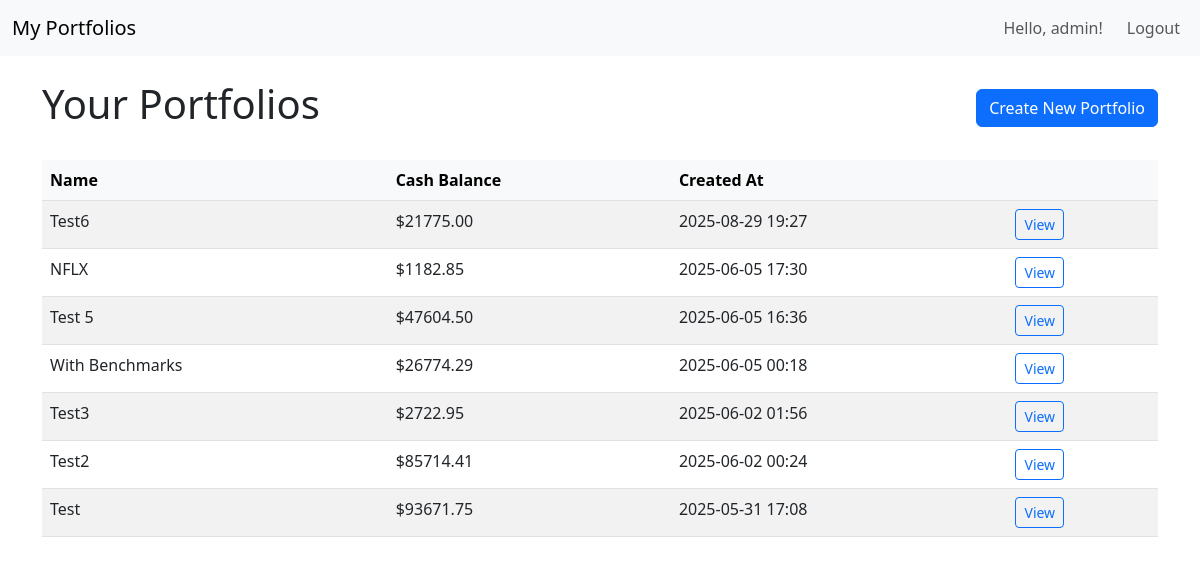
/portfolios/ (signed in), run on an earlier commit of the app's database.
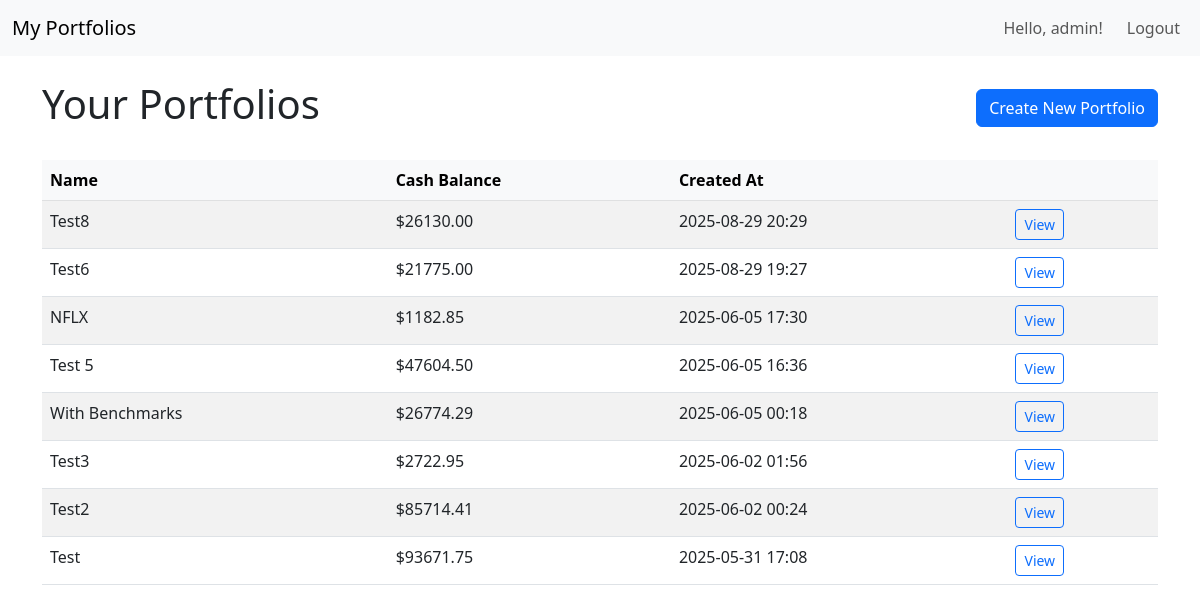
And on a later commit of the database.
### portfolios/models.py (models this page shows, shortened)
class Portfolio(models.Model):
    user = models.ForeignKey(
        User, on_delete=models.CASCADE, related_name="portfolios"
    )
    name = models.CharField(max_length=100)
    cash_balance = models.FloatField(default=100000.00, validators=[MinValueValidator(0)])
    holdings = JSONField(default=dict)
    benchmarks = JSONField(default=list)
    created_at = models.DateTimeField(auto_now_add=True)

### portfolios/views.py (the view)
# urls.py: path("", views.PortfolioListView.as_view(), name="portfolio-list"),
class PortfolioListView(LoginRequiredMixin, ListView):
    model = Portfolio
    template_name = "portfolios/portfolio_list.html"
    context_object_name = "portfolios"
    def get_queryset(self):
        return Portfolio.objects.filter(user=self.request.user).order_by("-created_at")

### templates/portfolios/portfolio_list.html (shortened to what this page needs)
{% extends "portfolios/base.html" %}
{% block content %}
  <div class="d-flex justify-content-between align-items-center mb-4">
    <h1>Your Portfolios</h1>
    <a class="btn btn-primary" href="{% url 'portfolios:portfolio-create' %}">
      Create New Portfolio
    </a>
  </div>
  <div class="table-responsive">
    <table class="table table-striped w-100">
      <thead class="table-light">
        <tr>
          <th scope="col">Name</th>
          <th scope="col">Cash Balance</th>
          <th scope="col">Created At</th>
          <th scope="col"></th>
        </tr>
      </thead>
      <tbody>
        {% for p in portfolios %}
          <tr>
            <td>{{ p.name }}</td>
            <td>${{ p.cash_balance|floatformat:2 }}</td>
            <td>{{ p.created_at|date:"Y-m-d H:i" }}</td>
            <td>
              <a
                class="btn btn-sm btn-outline-primary"
                href="{% url 'portfolios:portfolio-detail' p.pk %}"
              >
                View
              </a>
            </td>
          </tr>
        {% empty %}
          <tr>
            <td colspan="4" class="text-center text-muted">
              You have no portfolios yet.
            </td>
          </tr>
        {% endfor %}
      </tbody>
    </table>
  </div>
{% endblock %}

### templates/portfolios/base.html (shortened to what this page needs)
{% load static %}
<!DOCTYPE html>
<html lang="en">
<head>
  <link
    href="https://cdn.jsdelivr.net/npm/bootstrap@5.3.0/dist/css/bootstrap.min.css"
    rel="stylesheet"
  />
</head>
<body>
  <nav class="navbar navbar-expand-lg navbar-light bg-light">
    <div class="container-fluid">
      <a class="navbar-brand" href="{% url 'portfolios:portfolio-list' %}">My Portfolios</a>
      <div class="collapse navbar-collapse" id="navbarSupportedContent">
        <ul class="navbar-nav ms-auto mb-2 mb-lg-0">
          {% if user.is_authenticated %}
            <li class="nav-item">
              <span class="nav-link">Hello, {{ user.username }}!</span>
            </li>
            <li class="nav-item">
              <a class="nav-link btn btn-outline-secondary ms-2" href="{% url 'logout' %}">
                Logout
              </a>
            </li>
          {% else %}
            <li class="nav-item">
              <a class="nav-link btn btn-outline-primary" href="{% url 'login' %}">
                Login
              </a>
            </li>
          {% endif %}
        </ul>
      </div>
    </div>
  </nav>
  <section class="py-4">
    <div class="container">
      {% block content %}{% endblock %}
    </div>
  </section>
</body>
</html>

What changed in the data, as far as the page shows it:
added Portfolio: name "Test8", cash_balance "26130.00", created_at "2025-08-29 20:29"
